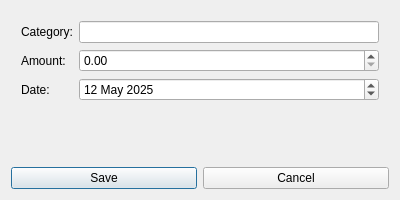
<?xml version="1.0" encoding="UTF-8"?>
<ui version="4.0">
 <class>TransactionDialog</class>
 <widget class="QDialog" name="TransactionDialog">
  <property name="geometry">
   <rect>
    <x>0</x>
    <y>0</y>
    <width>400</width>
    <height>200</height>
   </rect>
  </property>
  <property name="windowTitle">
   <string>Add Transaction</string>
  </property>
  <layout class="QVBoxLayout" name="verticalLayout">
   <item>
    <layout class="QFormLayout" name="formLayout">
     <property name="leftMargin">
      <number>10</number>
     </property>
     <property name="topMargin">
      <number>10</number>
     </property>
     <property name="rightMargin">
      <number>10</number>
     </property>
     <property name="bottomMargin">
      <number>10</number>
     </property>
     <item row="0" column="0">
      <widget class="QLabel" name="categoryLabel">
       <property name="text">
        <string>Category:</string>
       </property>
      </widget>
     </item>
     <item row="0" column="1">
      <widget class="QLineEdit" name="categoryLineEdit">
       <property name="toolTip">
        <string>&lt;html&gt;&lt;head/&gt;&lt;body&gt;&lt;p&gt;(Food, Rent, Salary etc.)&lt;/p&gt;&lt;/body&gt;&lt;/html&gt;</string>
       </property>
      </widget>
     </item>
     <item row="1" column="0">
      <widget class="QLabel" name="amountLabel">
       <property name="text">
        <string>Amount:</string>
       </property>
      </widget>
     </item>
     <item row="1" column="1">
      <widget class="QDoubleSpinBox" name="amountSpinBox">
       <property name="enabled">
        <bool>true</bool>
       </property>
       <property name="minimumSize">
        <size>
         <width>150</width>
         <height>0</height>
        </size>
       </property>
       <property name="toolTip">
        <string>&lt;html&gt;&lt;head/&gt;&lt;body&gt;&lt;p&gt;Enter the transaction amount&lt;/p&gt;&lt;/body&gt;&lt;/html&gt;</string>
       </property>
       <property name="prefix">
        <string comment="$" extracomment="$"/>
       </property>
       <property name="maximum">
        <double>1000000.000000000000000</double>
       </property>
      </widget>
     </item>
     <item row="2" column="0">
      <widget class="QLabel" name="dateLabel">
       <property name="text">
        <string>Date:</string>
       </property>
      </widget>
     </item>
     <item row="2" column="1">
      <widget class="QDateEdit" name="dateEdit">
       <property name="toolTip">
        <string>&lt;html&gt;&lt;head/&gt;&lt;body&gt;&lt;p&gt;Enter the transaction date&lt;/p&gt;&lt;/body&gt;&lt;/html&gt;</string>
       </property>
       <property name="calendarPopup">
        <bool>false</bool>
       </property>
       <property name="date">
        <date>
         <year>2025</year>
         <month>5</month>
         <day>12</day>
        </date>
       </property>
      </widget>
     </item>
    </layout>
   </item>
   <item>
    <layout class="QHBoxLayout" name="buttonLayout">
     <item>
      <widget class="QPushButton" name="saveButton">
       <property name="text">
        <string>Save</string>
       </property>
      </widget>
     </item>
     <item>
      <widget class="QPushButton" name="cancelButton">
       <property name="text">
        <string>Cancel</string>
       </property>
      </widget>
     </item>
    </layout>
   </item>
  </layout>
 </widget>
 <resources/>
 <connections/>
</ui>
